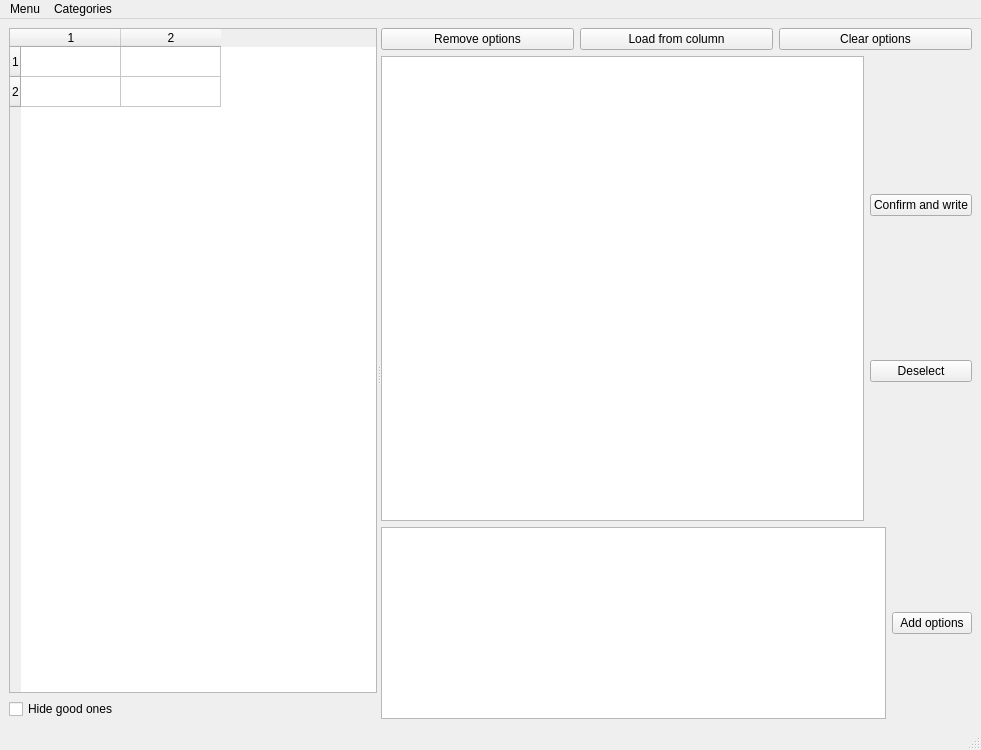
<?xml version="1.0" encoding="UTF-8"?>
<ui version="4.0">
 <class>MainWindow</class>
 <widget class="QMainWindow" name="MainWindow">
  <property name="geometry">
   <rect>
    <x>0</x>
    <y>0</y>
    <width>981</width>
    <height>750</height>
   </rect>
  </property>
  <property name="sizePolicy">
   <sizepolicy hsizetype="Preferred" vsizetype="Preferred">
    <horstretch>1</horstretch>
    <verstretch>1</verstretch>
   </sizepolicy>
  </property>
  <property name="windowTitle">
   <string>MainWindow</string>
  </property>
  <widget class="QWidget" name="centralwidget">
   <property name="sizePolicy">
    <sizepolicy hsizetype="Maximum" vsizetype="Maximum">
     <horstretch>0</horstretch>
     <verstretch>0</verstretch>
    </sizepolicy>
   </property>
   <layout class="QVBoxLayout" name="verticalLayout">
    <item>
     <layout class="QHBoxLayout" name="horizontalLayout">
      <item>
       <widget class="QSplitter" name="splitter">
        <property name="orientation">
         <enum>Qt::Horizontal</enum>
        </property>
        <widget class="QWidget" name="layoutWidget">
         <layout class="QVBoxLayout" name="verticalLayout_5">
          <item>
           <widget class="QTableWidget" name="CsvVisualizer">
            <property name="sizePolicy">
             <sizepolicy hsizetype="Expanding" vsizetype="Expanding">
              <horstretch>1</horstretch>
              <verstretch>1</verstretch>
             </sizepolicy>
            </property>
            <property name="sizeAdjustPolicy">
             <enum>QAbstractScrollArea::AdjustToContents</enum>
            </property>
            <property name="textElideMode">
             <enum>Qt::ElideNone</enum>
            </property>
            <property name="rowCount">
             <number>2</number>
            </property>
            <property name="columnCount">
             <number>2</number>
            </property>
            <attribute name="horizontalHeaderCascadingSectionResizes">
             <bool>true</bool>
            </attribute>
            <row/>
            <row/>
            <column/>
            <column/>
           </widget>
          </item>
          <item>
           <widget class="QCheckBox" name="FilterBox">
            <property name="text">
             <string>Hide good ones</string>
            </property>
           </widget>
          </item>
         </layout>
        </widget>
        <widget class="QWidget" name="layoutWidget_2">
         <layout class="QVBoxLayout" name="verticalLayout_6" stretch="0,1,0">
          <item>
           <layout class="QHBoxLayout" name="horizontalLayout_7">
            <item>
             <widget class="QPushButton" name="RemoveOption">
              <property name="text">
               <string>Remove options</string>
              </property>
             </widget>
            </item>
            <item>
             <widget class="QPushButton" name="LoadOptions">
              <property name="text">
               <string>Load from column</string>
              </property>
             </widget>
            </item>
            <item>
             <widget class="QPushButton" name="ClearOption">
              <property name="text">
               <string>Clear options</string>
              </property>
             </widget>
            </item>
           </layout>
          </item>
          <item>
           <layout class="QHBoxLayout" name="horizontalLayout_5">
            <item>
             <widget class="QListWidget" name="ListSelector">
              <property name="selectionMode">
               <enum>QAbstractItemView::MultiSelection</enum>
              </property>
             </widget>
            </item>
            <item>
             <layout class="QVBoxLayout" name="verticalLayout_2">
              <item>
               <widget class="QPushButton" name="ConfirmButton">
                <property name="text">
                 <string>Confirm and write</string>
                </property>
               </widget>
              </item>
              <item>
               <widget class="QPushButton" name="DeselectButton">
                <property name="text">
                 <string>Deselect</string>
                </property>
               </widget>
              </item>
             </layout>
            </item>
           </layout>
          </item>
          <item>
           <layout class="QHBoxLayout" name="horizontalLayout_6">
            <item>
             <widget class="QPlainTextEdit" name="AddOption"/>
            </item>
            <item>
             <widget class="QPushButton" name="AddButton">
              <property name="text">
               <string>Add options</string>
              </property>
             </widget>
            </item>
           </layout>
          </item>
         </layout>
        </widget>
       </widget>
      </item>
     </layout>
    </item>
   </layout>
  </widget>
  <widget class="QMenuBar" name="menubar">
   <property name="geometry">
    <rect>
     <x>0</x>
     <y>0</y>
     <width>981</width>
     <height>22</height>
    </rect>
   </property>
   <widget class="QMenu" name="menuOpenFile">
    <property name="title">
     <string>Menu</string>
    </property>
    <addaction name="actionOpen"/>
    <addaction name="actionSave"/>
   </widget>
   <widget class="QMenu" name="menuCategories">
    <property name="title">
     <string>Categories</string>
    </property>
    <addaction name="actionLoad_from_column"/>
    <addaction name="actionRemove_options"/>
    <addaction name="actionAdd_options"/>
    <addaction name="separator"/>
    <addaction name="actionConfirm_and_write"/>
    <addaction name="actionDeselect_All"/>
    <addaction name="separator"/>
    <addaction name="actionHide_good_ones"/>
   </widget>
   <addaction name="menuOpenFile"/>
   <addaction name="menuCategories"/>
  </widget>
  <widget class="QStatusBar" name="statusbar"/>
  <action name="actionOpen">
   <property name="text">
    <string>Open...</string>
   </property>
   <property name="shortcut">
    <string>Alt+O</string>
   </property>
  </action>
  <action name="actionSave">
   <property name="text">
    <string>Save...</string>
   </property>
   <property name="shortcut">
    <string>Alt+S</string>
   </property>
  </action>
  <action name="actionLoad_from_column">
   <property name="text">
    <string>Load from column</string>
   </property>
   <property name="shortcut">
    <string>Alt+L</string>
   </property>
  </action>
  <action name="actionRemove_options">
   <property name="text">
    <string>Remove options</string>
   </property>
   <property name="shortcut">
    <string>Alt+R</string>
   </property>
  </action>
  <action name="actionAdd_options">
   <property name="text">
    <string>Add options</string>
   </property>
   <property name="shortcut">
    <string>Alt+A</string>
   </property>
  </action>
  <action name="actionConfirm_and_write">
   <property name="text">
    <string>Confirm and write</string>
   </property>
   <property name="shortcut">
    <string>Alt+C</string>
   </property>
  </action>
  <action name="actionHide_good_ones">
   <property name="text">
    <string>Hide good ones</string>
   </property>
   <property name="shortcut">
    <string>Alt+H</string>
   </property>
  </action>
  <action name="actionDeselect_All">
   <property name="text">
    <string>Deselect All</string>
   </property>
   <property name="shortcut">
    <string>Alt+W</string>
   </property>
  </action>
 </widget>
 <resources/>
 <connections/>
</ui>
